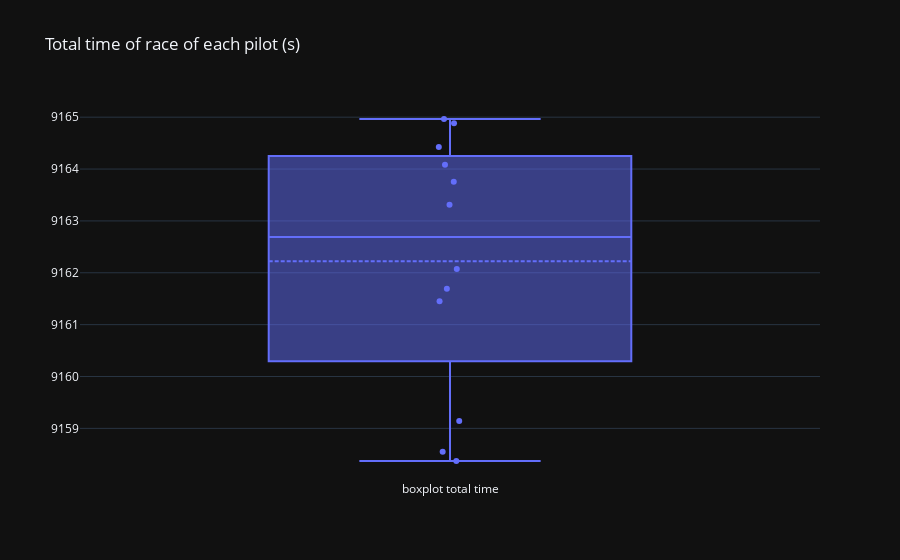

Here is the notebook cell this chart was saved with:
### Code cell
fig = go.Figure(layout=go.Layout(title="Total time of race of each pilot (s)", template="plotly_dark"))
fig.add_trace(go.Box(y=last_gp["time"], name="boxplot total time", boxpoints="all", jitter=0.1, pointpos=0, boxmean=True, text=last_gp["pilot"]))

### Figure 1 — Plotly figure (JSON) as saved in the notebook; plotly's stock layout.template omitted (floating-point values rounded to 4 significant figures)
{"data": [{"boxmean": true, "boxpoints": "all", "jitter": 0.1, "name": "boxplot total time", "pointpos": 0, "text": ["ver", "ham", "alo", "str", "per", "nor", "hul", "pia", "zho", "tsu", "bot", "sai", "gas", "oco", "dev", "sar", "mag", "rus", "alb", "lec"], "type": "box", "y": [9158.0, 9159.0, 9159.0, 9161.0, 9162.0, 9162.0, 9163.0, 9164.0, 9164.0, 9164.0, 9165.0, 9165.0, null, null, null, null, null, null, null, null]}], "layout": {"title": {"text": "Total time of race of each pilot (s)"}}}
